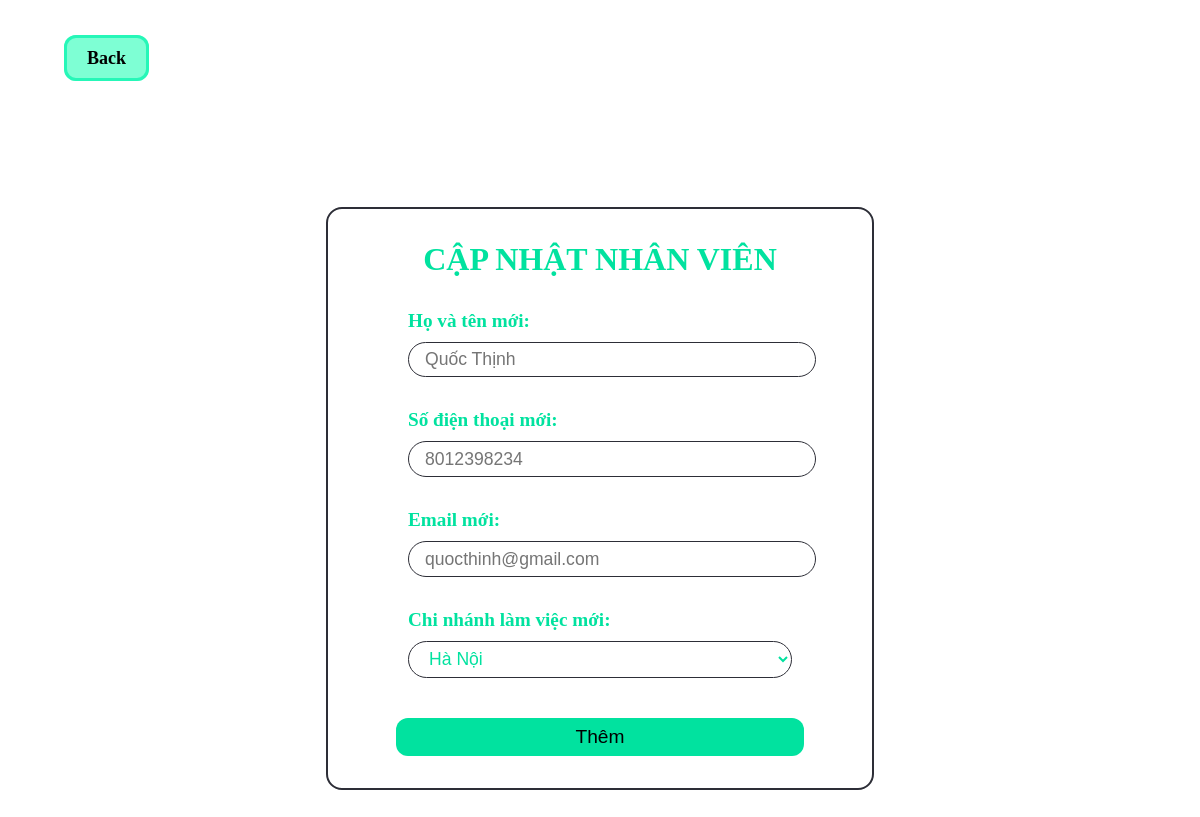
/update_employee.php?id=3, run on the app's committed database.
### tables this page shows
CREATE TABLE `employee` (
  `ID` int(11) NOT NULL,
  `name` varchar(50) NOT NULL,
  `phone` varchar(20) NOT NULL,
  `email` varchar(50) NOT NULL,
  `work_branch` varchar(30) NOT NULL
);

### server/employee_connection.php (called while the page is built, shortened)
<?php
function connection()
{
    $server = 'localhost';
    $user = 'root';
    $password = '';
    $databasename = 'flower_management';
    $conn = new mysqli($server, $user, $password, $databasename);
    return $conn;
}
function loadEmployeeifo($id)
{
    $conn = connection();
    $sql = "SELECT * FROM `employee` WHERE `ID` = ?";
    $stm = $conn->prepare($sql);
    $stm->bind_param('s', $id);
    if (!$stm->execute()) {
        return array('code' => 2, 'error' => 'An error occurred. Please try again later');
    }
    $result = $stm->get_result();
    $data = $result->fetch_assoc();
    return array('code' => 0, 'data' => $data);
}
?>

### update_employee.php (the view, shortened to what this page needs)
<?php
    require_once('./server/employee_connection.php');
    $employeeID = $_GET['id'];
    $employeeData = loadEmployeeifo($employeeID)['data'];
        ?>
<!DOCTYPE html>
<html lang="en">
<head>
    <link rel="stylesheet" href="./css/style_login.css">
</head>
<body>
    <div class="back_container">
        <a class="back" href="javascript:history.go(-1)">Back</a>
    </div>
    <form name="login_form"  method="POST" class="login_form" action="">
        <div class="login-heading">
            <h1 class="title">Cập nhật nhân viên</h1>
        </div>
        <div class="input-title">
            <h4>Họ và tên mới: </h4>
            <input name="name" autocomplete="off" placeholder="<?= $employeeData['name'] ?>">
        </div>
        <div class="input-title">
            <h4>Số điện thoại mới: </h4>
            <input name="phone" autocomplete="off" placeholder="<?= $employeeData['phone'] ?>">
        </div>
        <div class="input-title">
            <h4>Email mới: </h4>
            <input name="email" autocomplete="off" placeholder="<?= $employeeData['email'] ?>">
        </div>
        <div class="input-title">
            <h4>Chi nhánh làm việc mới: </h4>
            <select name="branch">
                <option value="1">Hà Nội</option>
            </select>
        </div>
        <button name="update" type="submit">Thêm</button>
    </form>
</body>
</html>

### css/style_login.css (style rules this page uses)
* { margin: 0; padding: 0; scroll-behavior: border-box; scroll-padding-top: 2rem; }
:root { --main-color: #01e29f; --hover-color: rgba(1, 1, 1, 0); --body-color: rgb(30,30,30); --container-color: #2d2e37; --text-color: #ffffff; }
a { text-decoration: none; }
.back_container { margin-top: 3rem; }
.back { width: fit-content; margin-left: 4rem; padding: 10px 20px; border-radius: 12px; border: 3px solid rgb(38, 247, 184); font-weight: bold; color: #000000; font-size: 18px; background: rgb(126, 255, 212); }
.login-heading { margin-left: auto; margin-right: auto; color: var(--main-color); text-transform: uppercase; font-weight: 600; }
.login_form { margin-top: 8.6rem !important; display: flex; flex-direction: column; width: 30rem; margin-left: auto; margin-right: auto; border: 2px solid var(--container-color); border-radius: 16px; padding: 2rem; margin-bottom: 4rem; }
.input-title { width: 80%; display: flex; flex-direction: column; margin-top: 2rem; margin-left: auto; margin-right: auto; }
.input-title h4 { color: var(--main-color); font-size: 1.2rem; }
form input { border: 1.5px solid var(--container-color); border-radius: 20px; padding: 0.4rem; padding-left: 1rem; font-size: 1.1rem; width: 100%; margin-top: 10px; margin-left: auto; margin-right: auto; }
button { padding: 0.5rem; width: 85%; margin-top: 2.5rem; background: var(--main-color); font-size: 1.2rem; border: transparent; border-radius: 12px; margin-left: auto; margin-right: auto; }
select { border: 1.5px solid var(--container-color); border-radius: 20px; padding: 0.4rem; padding-left: 1rem; font-size: 1.1rem; width: 100%; margin-top: 10px; margin-left: auto; margin-right: auto; background: none; color: var(--main-color); }

### data on the page
employee: name "Quốc Thịnh", phone "8012398234", email "quocthinh@gmail.com"
